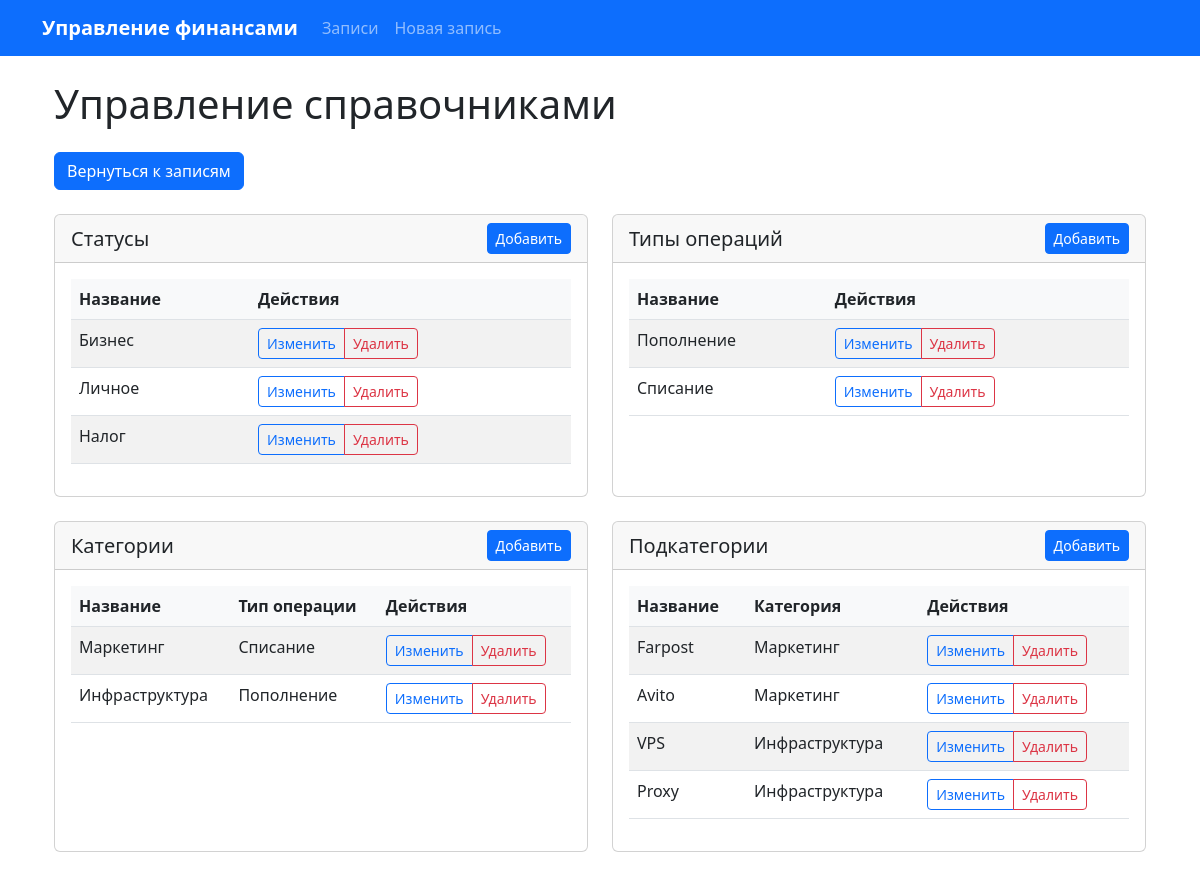
Page /references/ on the committed database.
### transactions/models.py (models this page shows, shortened)
class Status(models.Model):
    name = models.CharField(max_length=100, unique=True)

class Type(models.Model):
    name = models.CharField(max_length=100, unique=True)

class Category(models.Model):
    name = models.CharField(max_length=100, unique=True)
    operations_type = models.ForeignKey(Type, on_delete=models.CASCADE, related_name="categories")

class Subcategory(models.Model):
    name = models.CharField(max_length=100, unique=True)
    category = models.ForeignKey(Category, on_delete=models.CASCADE, related_name="subcategories")

### transactions/views.py (the view)
# urls.py: path('references/', views.ReferenceListView.as_view(), name='reference_list'),
class ReferenceListView(ListView):
    model = Status  # Указываем базовую модель
    template_name = 'transactions/references/reference_list.html'
    def get_queryset(self):
        return Status.objects.none()
    def get_context_data(self, **kwargs):
        context = super().get_context_data(**kwargs)
        context['statuses'] = Status.objects.all()
        context['types'] = Type.objects.all()
        context['categories'] = Category.objects.all()
        context['subcategories'] = Subcategory.objects.all()
        return context

### transactions/templates/transactions/references/reference_list.html
{% extends 'base.html' %} {% block content %}
<div class="container mt-4">
  <h1 class="mb-4">Управление справочниками</h1>
  <div class="row mb-4">
    <div class="col">
      <a href="{% url 'transactions:record_list' %}" class="btn btn-primary"
        >Вернуться к записям</a
      >
    </div>
  </div>
  <div class="row">
    <div class="col-md-6 mb-4">
      <div class="card h-100">
        <div
          class="card-header d-flex justify-content-between align-items-center"
        >
          <h5 class="mb-0">Статусы</h5>
          <a
            href="{% url 'transactions:status_create' %}"
            class="btn btn-sm btn-primary"
            >Добавить</a
          >
        </div>
        <div class="card-body">
          <div class="table-responsive">
            <table class="table table-striped table-hover">
              <thead>
                <tr>
                  <th>Название</th>
                  <th>Действия</th>
                </tr>
              </thead>
              <tbody>
                {% for status in statuses %}
                <tr>
                  <td>{{ status.name }}</td>
                  <td>
                    <div class="btn-group btn-group-sm">
                      <a
                        href="{% url 'transactions:status_update' status.id %}"
                        class="btn btn-outline-primary"
                        >Изменить</a
                      >
                      <a
                        href="{% url 'transactions:status_delete' status.id %}"
                        class="btn btn-outline-danger"
                        >Удалить</a
                      >
                    </div>
                  </td>
                </tr>
                {% empty %}
                <tr>
                  <td colspan="2" class="text-center">Нет данных</td>
                </tr>
                {% endfor %}
              </tbody>
            </table>
          </div>
        </div>
      </div>
    </div>
    <div class="col-md-6 mb-4">
      <div class="card h-100">
        <div
          class="card-header d-flex justify-content-between align-items-center"
        >
          <h5 class="mb-0">Типы операций</h5>
          <a
            href="{% url 'transactions:type_create' %}"
            class="btn btn-sm btn-primary"
            >Добавить</a
          >
        </div>
        <div class="card-body">
          <div class="table-responsive">
            <table class="table table-striped table-hover">
              <thead>
                <tr>
                  <th>Название</th>
                  <th>Действия</th>
                </tr>
              </thead>
              <tbody>
                {% for type in types %}
                <tr>
                  <td>{{ type.name }}</td>
                  <td>
                    <div class="btn-group btn-group-sm">
                      <a
                        href="{% url 'transactions:type_update' type.id %}"
                        class="btn btn-outline-primary"
                        >Изменить</a
                      >
                      <a
                        href="{% url 'transactions:type_delete' type.id %}"
                        class="btn btn-outline-danger"
                        >Удалить</a
                      >
                    </div>
                  </td>
                </tr>
                {% empty %}
                <tr>
                  <td colspan="2" class="text-center">Нет данных</td>
                </tr>
                {% endfor %}
              </tbody>
            </table>
          </div>
        </div>
      </div>
    </div>
  </div>
  <div class="row">
    <div class="col-md-6 mb-4">
      <div class="card h-100">
        <div
          class="card-header d-flex justify-content-between align-items-center"
        >
          <h5 class="mb-0">Категории</h5>
          <a
            href="{% url 'transactions:category_create' %}"
            class="btn btn-sm btn-primary"
            >Добавить</a>
        </div>
        <div class="card-body">
          <div class="table-responsive">
            <table class="table table-striped table-hover">
              <thead>
                <tr>
                  <th>Название</th>
                  <th>Тип операции</th>
                  <th>Действия</th>
                </tr>
              </thead>
              <tbody>
                {% for category in categories %}
                <tr>
                  <td>{{ category.name }}</td>
                  <td>{{ category.operations_type.name }}</td>
                  <td>
                    <div class="btn-group btn-group-sm">
                      <a
                        href="{% url 'transactions:category_update' category.id %}"
                        class="btn btn-outline-primary"
                        >Изменить</a>
                      <a
                        href="{% url 'transactions:category_delete' category.id %}"
                        class="btn btn-outline-danger"
                        >Удалить</a>
                    </div>
                  </td>
                </tr>
                {% empty %}
                <tr>
                  <td colspan="3" class="text-center">Нет данных</td>
                </tr>
                {% endfor %}
              </tbody>
            </table>
          </div>
        </div>
      </div>
    </div>
    <div class="col-md-6 mb-4">
      <div class="card h-100">
        <div
          class="card-header d-flex justify-content-between align-items-center"
        >
          <h5 class="mb-0">Подкатегории</h5>
          <a
            href="{% url 'transactions:subcategory_create' %}"
            class="btn btn-sm btn-primary"
            >Добавить</a
          >
        </div>
        <div class="card-body">
          <div class="table-responsive">
            <table class="table table-striped table-hover">
              <thead>
                <tr>
                  <th>Название</th>
                  <th>Категория</th>
                  <th>Действия</th>
                </tr>
              </thead>
              <tbody>
                {% for subcategory in subcategories %}
                <tr>
                  <td>{{ subcategory.name }}</td>
                  <td>{{ subcategory.category.name }}</td>
                  <td>
                    <div class="btn-group btn-group-sm">
                      <a
                        href="{% url 'transactions:subcategory_update' subcategory.id %}"
                        class="btn btn-outline-primary"
                        >Изменить</a>
                      <a
                        href="{% url 'transactions:subcategory_delete' subcategory.id %}"
                        class="btn btn-outline-danger"
                        >Удалить</a>
                    </div>
                  </td>
                </tr>
                {% empty %}
                <tr>
                  <td colspan="3" class="text-center">Нет данных</td>
                </tr>
                {% endfor %}
              </tbody>
            </table>
          </div>
        </div>
      </div>
    </div>
  </div>
</div>
{% endblock %}

### transactions/templates/base.html (style rules this page uses)
.table th { background-color: #f8f9fa; }

### rows in the picture
Status: name "Бизнес"
Status: name "Личное"
Status: name "Налог"
Type: name "Пополнение"
Type: name "Списание"
Category: name "Маркетинг", operations_type.name "Списание"
Category: name "Инфраструктура", operations_type.name "Пополнение"
Subcategory: name "Farpost", category.name "Маркетинг"
Subcategory: name "Avito", category.name "Маркетинг"
Subcategory: name "VPS", category.name "Инфраструктура"
Subcategory: name "Proxy", category.name "Инфраструктура"
